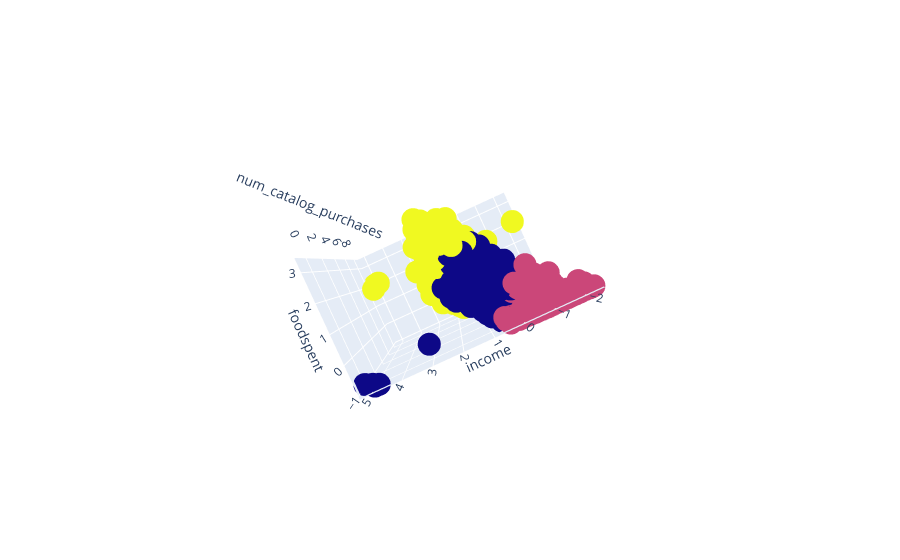

The code cell stored with this chart in its notebook:
### Code cell
import plotly.express as px
fig = px.scatter_3d(df_ss,
                    x='income',
                    y='foodspent',
                    z='num_catalog_purchases',
                    color='clusters'
                   )
fig.update_coloraxes(showscale=False)
fig.show();

### Figure 1 — Plotly figure (JSON) as saved in the notebook; plotly's stock layout.template omitted (floating-point values rounded to 4 significant figures; data arrays with more than 128 entries replaced by an {"elided": "..."} marker saying what was removed)
{"data": [{"hovertemplate": "income=%{x}<br>foodspent=%{y}<br>num_catalog_purchases=%{z}<br>clusters=%{marker.color}<extra></extra>", "legendgroup": "", "marker": {"color": {"elided": "2212 int values"}, "coloraxis": "coloraxis", "symbol": "circle"}, "mode": "markers", "name": "", "scene": "scene", "showlegend": false, "type": "scatter3d", "x": {"elided": "2212 float values"}, "y": {"elided": "2212 float values"}, "z": {"elided": "2212 float values"}}], "layout": {"autosize": true, "coloraxis": {"colorbar": {"title": {"text": "clusters"}}, "colorscale": [[0, "#0d0887"], [0.1111, "#46039f"], [0.2222, "#7201a8"], [0.3333, "#9c179e"], [0.4444, "#bd3786"], [0.5556, "#d8576b"], [0.6667, "#ed7953"], [0.7778, "#fb9f3a"], [0.8889, "#fdca26"], [1, "#f0f921"]], "showscale": false}, "legend": {"tracegroupgap": 0}, "margin": {"t": 60}, "scene": {"aspectmode": "auto", "aspectratio": {"x": 1.105, "y": 0.6385, "z": 1.417}, "camera": {"center": {"x": 0, "y": 0, "z": 0}, "eye": {"x": -0.01656, "y": 0.03605, "z": -2.778}, "projection": {"type": "perspective"}, "up": {"x": 0, "y": 0, "z": 1}}, "domain": {"x": [0, 1], "y": [0, 1]}, "xaxis": {"title": {"text": "income"}, "type": "linear"}, "yaxis": {"title": {"text": "foodspent"}, "type": "linear"}, "zaxis": {"title": {"text": "num_catalog_purchases"}, "type": "linear"}}}}
